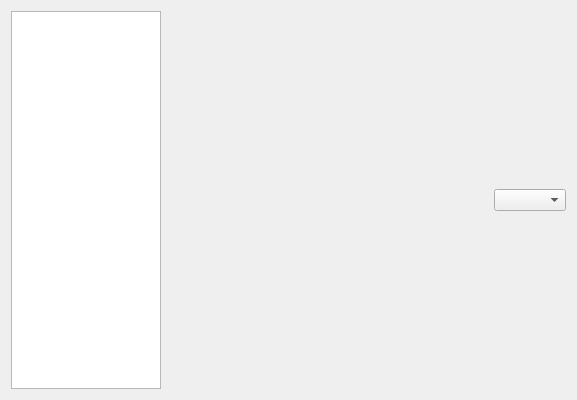
<?xml version="1.0" encoding="UTF-8"?>
<ui version="4.0">
 <class>DataShowWidgetClass</class>
 <widget class="QWidget" name="DataShowWidgetClass">
  <property name="geometry">
   <rect>
    <x>0</x>
    <y>0</y>
    <width>577</width>
    <height>400</height>
   </rect>
  </property>
  <property name="windowTitle">
   <string>DataShowWidget</string>
  </property>
  <layout class="QHBoxLayout" name="horizontalLayout">
   <item>
    <widget class="QListWidget" name="listWidget">
     <property name="maximumSize">
      <size>
       <width>150</width>
       <height>16777215</height>
      </size>
     </property>
    </widget>
   </item>
   <item>
    <widget class="QStackedWidget" name="stackedWidget">
     <widget class="QWidget" name="page"/>
     <widget class="QWidget" name="page_2"/>
    </widget>
   </item>
   <item>
    <widget class="MyComboBox" name="comboBox"/>
   </item>
  </layout>
 </widget>
 <layoutdefault spacing="6" margin="11"/>
 <customwidgets>
  <customwidget>
   <class>MyComboBox</class>
   <extends>QComboBox</extends>
   <header location="global">mycombobox.h</header>
  </customwidget>
 </customwidgets>
 <resources>
  <include location="datashowwidget.qrc"/>
 </resources>
 <connections/>
</ui>
